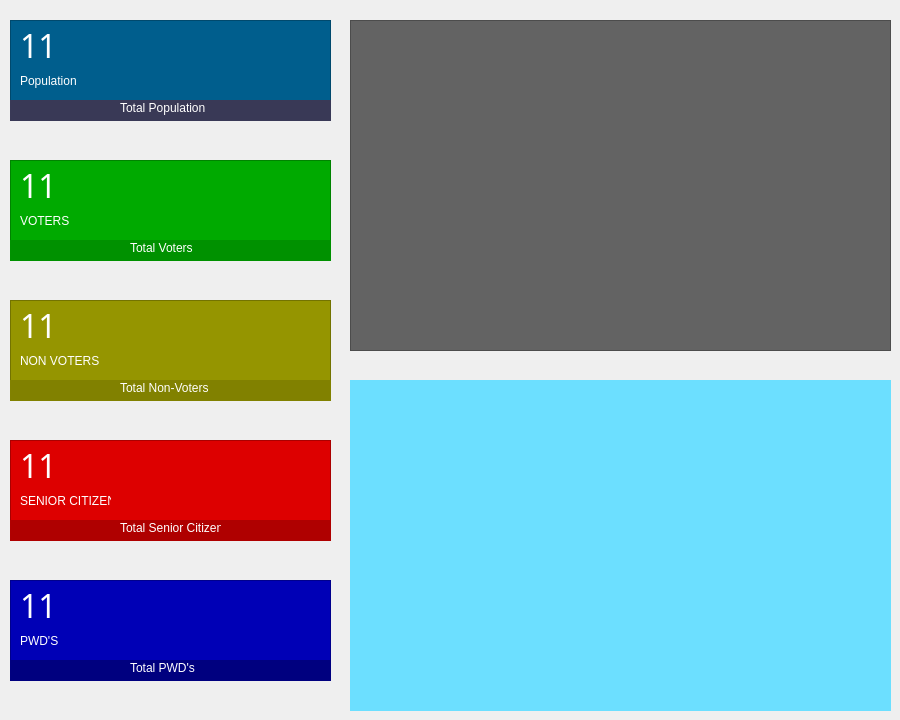
          <widget class="QWidget" name="page">
           <widget class="QFrame" name="frame">
            <property name="geometry">
             <rect>
              <x>10</x>
              <y>20</y>
              <width>321</width>
              <height>101</height>
             </rect>
            </property>
            <property name="styleSheet">
             <string notr="true">background-color: rgb(0, 94, 141);
color: rgb(255, 255, 255);</string>
            </property>
            <property name="frameShape">
             <enum>QFrame::Shape::StyledPanel</enum>
            </property>
            <property name="frameShadow">
             <enum>QFrame::Shadow::Raised</enum>
            </property>
            <widget class="QWidget" name="widget" native="true">
             <property name="geometry">
              <rect>
               <x>0</x>
               <y>80</y>
               <width>321</width>
               <height>21</height>
              </rect>
             </property>
             <property name="styleSheet">
              <string notr="true">background-color: rgb(57, 57, 86);</string>
             </property>
             <widget class="QLabel" name="label_8">
              <property name="geometry">
               <rect>
                <x>110</x>
                <y>0</y>
                <width>91</width>
                <height>16</height>
               </rect>
              </property>
              <property name="text">
               <string>Total Population</string>
              </property>
             </widget>
            </widget>
            <widget class="QLabel" name="label_7">
             <property name="geometry">
              <rect>
               <x>250</x>
               <y>10</y>
               <width>61</width>
               <height>61</height>
              </rect>
             </property>
             <property name="text">
              <string/>
             </property>
             <property name="pixmap">
              <pixmap resource="resources.qrc">:/images/users-solid (1).ico</pixmap>
             </property>
            </widget>
            <widget class="QLabel" name="label_11">
             <property name="geometry">
              <rect>
               <x>10</x>
               <y>10</y>
               <width>31</width>
               <height>31</height>
              </rect>
             </property>
             <property name="font">
              <font>
               <family>Impact</family>
               <pointsize>24</pointsize>
              </font>
             </property>
             <property name="text">
              <string>11</string>
             </property>
            </widget>
            <widget class="QLabel" name="label_17">
             <property name="geometry">
              <rect>
               <x>10</x>
               <y>50</y>
               <width>61</width>
               <height>21</height>
              </rect>
             </property>
             <property name="text">
              <string>Population</string>
             </property>
            </widget>
           </widget>
           <widget class="QFrame" name="frame_2">
            <property name="geometry">
             <rect>
              <x>10</x>
              <y>160</y>
              <width>321</width>
              <height>101</height>
             </rect>
            </property>
            <property name="styleSheet">
             <string notr="true">background-color: rgb(0, 170, 0);
color: rgb(255, 255, 255);</string>
            </property>
            <property name="frameShape">
             <enum>QFrame::Shape::StyledPanel</enum>
            </property>
            <property name="frameShadow">
             <enum>QFrame::Shadow::Raised</enum>
            </property>
            <widget class="QWidget" name="widget_2" native="true">
             <property name="geometry">
              <rect>
               <x>0</x>
               <y>80</y>
               <width>321</width>
               <height>21</height>
              </rect>
             </property>
             <property name="styleSheet">
              <string notr="true">background-color: rgb(0, 145, 0);
</string>
             </property>
             <widget class="QLabel" name="label_20">
              <property name="geometry">
               <rect>
                <x>120</x>
                <y>0</y>
                <width>91</width>
                <height>16</height>
               </rect>
              </property>
              <property name="text">
               <string>Total Voters</string>
              </property>
             </widget>
            </widget>
            <widget class="QLabel" name="label_21">
             <property name="geometry">
              <rect>
               <x>250</x>
               <y>10</y>
               <width>61</width>
               <height>61</height>
              </rect>
             </property>
             <property name="text">
              <string/>
             </property>
             <property name="pixmap">
              <pixmap resource="resources.qrc">:/images/user-check-solid (1).ico</pixmap>
             </property>
            </widget>
            <widget class="QLabel" name="label_22">
             <property name="geometry">
              <rect>
               <x>10</x>
               <y>10</y>
               <width>31</width>
               <height>31</height>
              </rect>
             </property>
             <property name="font">
              <font>
               <family>Impact</family>
               <pointsize>24</pointsize>
              </font>
             </property>
             <property name="text">
              <string>11</string>
             </property>
            </widget>
            <widget class="QLabel" name="label_23">
             <property name="geometry">
              <rect>
               <x>10</x>
               <y>50</y>
               <width>61</width>
               <height>21</height>
              </rect>
             </property>
             <property name="text">
              <string>VOTERS</string>
             </property>
            </widget>
           </widget>
           <widget class="QFrame" name="frame_3">
            <property name="geometry">
             <rect>
              <x>10</x>
              <y>300</y>
              <width>321</width>
              <height>101</height>
             </rect>
            </property>
            <property name="styleSheet">
             <string notr="true">background-color: rgb(149, 149, 0);
color: rgb(255, 255, 255);</string>
            </property>
            <property name="frameShape">
             <enum>QFrame::Shape::StyledPanel</enum>
            </property>
            <property name="frameShadow">
             <enum>QFrame::Shadow::Raised</enum>
            </property>
            <widget class="QWidget" name="widget_3" native="true">
             <property name="geometry">
              <rect>
               <x>0</x>
               <y>80</y>
               <width>321</width>
               <height>21</height>
              </rect>
             </property>
             <property name="styleSheet">
              <string notr="true">background-color: rgb(129, 129, 0);</string>
             </property>
             <widget class="QLabel" name="label_24">
              <property name="geometry">
               <rect>
                <x>110</x>
                <y>0</y>
                <width>91</width>
                <height>16</height>
               </rect>
              </property>
              <property name="text">
               <string>Total Non-Voters</string>
              </property>
             </widget>
            </widget>
            <widget class="QLabel" name="label_25">
             <property name="geometry">
              <rect>
               <x>250</x>
               <y>10</y>
               <width>61</width>
               <height>61</height>
              </rect>
             </property>
             <property name="text">
              <string/>
             </property>
             <property name="pixmap">
              <pixmap resource="resources.qrc">:/images/user-xmark-solid (1).ico</pixmap>
             </property>
            </widget>
            <widget class="QLabel" name="label_26">
             <property name="geometry">
              <rect>
               <x>10</x>
               <y>10</y>
               <width>31</width>
               <height>31</height>
              </rect>
             </property>
             <property name="font">
              <font>
               <family>Impact</family>
               <pointsize>24</pointsize>
              </font>
             </property>
             <property name="text">
              <string>11</string>
             </property>
            </widget>
            <widget class="QLabel" name="label_27">
             <property name="geometry">
              <rect>
               <x>10</x>
               <y>50</y>
               <width>91</width>
               <height>21</height>
              </rect>
             </property>
             <property name="text">
              <string>NON VOTERS</string>
             </property>
            </widget>
           </widget>
           <widget class="QFrame" name="frame_4">
            <property name="geometry">
             <rect>
              <x>10</x>
              <y>440</y>
              <width>321</width>
              <height>101</height>
             </rect>
            </property>
            <property name="styleSheet">
             <string notr="true">background-color: rgb(221, 0, 0);
color: rgb(255, 255, 255);</string>
            </property>
            <property name="frameShape">
             <enum>QFrame::Shape::StyledPanel</enum>
            </property>
            <property name="frameShadow">
             <enum>QFrame::Shadow::Raised</enum>
            </property>
            <widget class="QWidget" name="widget_4" native="true">
             <property name="geometry">
              <rect>
               <x>0</x>
               <y>80</y>
               <width>321</width>
               <height>21</height>
              </rect>
             </property>
             <property name="styleSheet">
              <string notr="true">background-color: rgb(175, 0, 0);</string>
             </property>
             <widget class="QLabel" name="label_28">
              <property name="geometry">
               <rect>
                <x>110</x>
                <y>0</y>
                <width>101</width>
                <height>16</height>
               </rect>
              </property>
              <property name="text">
               <string>Total Senior Citizen</string>
              </property>
             </widget>
            </widget>
            <widget class="QLabel" name="label_29">
             <property name="geometry">
              <rect>
               <x>250</x>
               <y>10</y>
               <width>61</width>
               <height>61</height>
              </rect>
             </property>
             <property name="text">
              <string/>
             </property>
             <property name="pixmap">
              <pixmap resource="resources.qrc">:/images/person-cane-solid (1).ico</pixmap>
             </property>
            </widget>
            <widget class="QLabel" name="label_30">
             <property name="geometry">
              <rect>
               <x>10</x>
               <y>10</y>
               <width>31</width>
               <height>31</height>
              </rect>
             </property>
             <property name="font">
              <font>
               <family>Impact</family>
               <pointsize>24</pointsize>
              </font>
             </property>
             <property name="text">
              <string>11</string>
             </property>
            </widget>
            <widget class="QLabel" name="label_31">
             <property name="geometry">
              <rect>
               <x>10</x>
               <y>50</y>
               <width>91</width>
               <height>21</height>
              </rect>
             </property>
             <property name="text">
              <string>SENIOR CITIZEN</string>
             </property>
            </widget>
           </widget>
           <widget class="QFrame" name="frame_5">
            <property name="geometry">
             <rect>
              <x>10</x>
              <y>580</y>
              <width>321</width>
              <height>101</height>
             </rect>
            </property>
            <property name="styleSheet">
             <string notr="true">background-color: rgb(0, 0, 182);
color: rgb(255, 255, 255);</string>
            </property>
            <property name="frameShape">
             <enum>QFrame::Shape::StyledPanel</enum>
            </property>
            <property name="frameShadow">
             <enum>QFrame::Shadow::Raised</enum>
            </property>
            <widget class="QWidget" name="widget_5" native="true">
             <property name="geometry">
              <rect>
               <x>0</x>
               <y>80</y>
               <width>321</width>
               <height>21</height>
              </rect>
             </property>
             <property name="styleSheet">
              <string notr="true">background-color: rgb(0, 0, 127);</string>
             </property>
             <widget class="QLabel" name="label_32">
              <property name="geometry">
               <rect>
                <x>120</x>
                <y>0</y>
                <width>91</width>
                <height>16</height>
               </rect>
              </property>
              <property name="text">
               <string>Total PWD's</string>
              </property>
             </widget>
            </widget>
            <widget class="QLabel" name="label_33">
             <property name="geometry">
              <rect>
               <x>250</x>
               <y>10</y>
               <width>61</width>
               <height>61</height>
              </rect>
             </property>
             <property name="text">
              <string/>
             </property>
             <property name="pixmap">
              <pixmap resource="resources.qrc">:/images/wheelchair-solid (1).ico</pixmap>
             </property>
            </widget>
            <widget class="QLabel" name="label_34">
             <property name="geometry">
              <rect>
               <x>10</x>
               <y>10</y>
               <width>31</width>
               <height>31</height>
              </rect>
             </property>
             <property name="font">
              <font>
               <family>Impact</family>
               <pointsize>24</pointsize>
              </font>
             </property>
             <property name="text">
              <string>11</string>
             </property>
            </widget>
            <widget class="QLabel" name="label_35">
             <property name="geometry">
              <rect>
               <x>10</x>
               <y>50</y>
               <width>61</width>
               <height>21</height>
              </rect>
             </property>
             <property name="text">
              <string>PWD'S</string>
             </property>
            </widget>
           </widget>
           <widget class="QWidget" name="widget_6" native="true">
            <property name="geometry">
             <rect>
              <x>350</x>
              <y>20</y>
              <width>541</width>
              <height>331</height>
             </rect>
            </property>
            <property name="styleSheet">
             <string notr="true">background-color: rgb(99, 99, 99);</string>
            </property>
            <widget class="QChartView" name="graphicsView">
             <property name="geometry">
              <rect>
               <x>0</x>
               <y>0</y>
               <width>541</width>
               <height>331</height>
              </rect>
             </property>
            </widget>
           </widget>
           <widget class="QWidget" name="widget_7" native="true">
            <property name="geometry">
             <rect>
              <x>350</x>
              <y>380</y>
              <width>541</width>
              <height>331</height>
             </rect>
            </property>
            <property name="styleSheet">
             <string notr="true">background-color: rgb(108, 223, 255);</string>
            </property>
           </widget>
          </widget>
